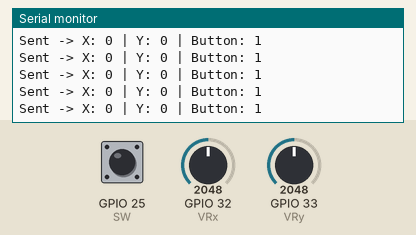
This sketch was run on a simulated ESP32. On the bench: the last lines printed to the serial monitor. The inputs (shaded band) are chosen by the test bench; at power-on: GPIO 32 (VRx) = 2048, GPIO 33 (VRy) = 2048, GPIO 25 (SW) HIGH. Nothing arrives over Bluetooth unless stated; a phone connects over Bluetooth LE 3 s after start.

Above: at 1.2 s.
1.3 s: GPIO 32 (VRx) set to 2866
At 2.1 s:
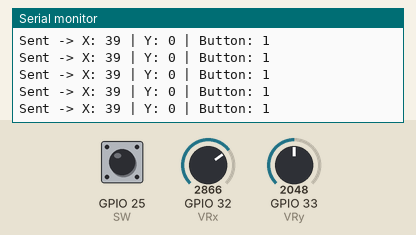
2.8 s: GPIO 33 (VRy) set to 2866
At 3.8 s:
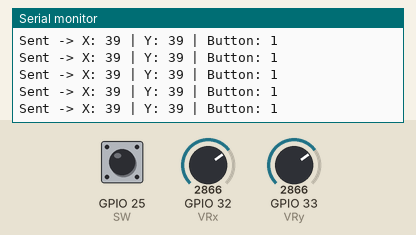
4.3 s: GPIO 25 (SW) pulled LOW for 0.15 s
5.9 s: GPIO 32 (VRx) set to 3603
At 6.5 s:
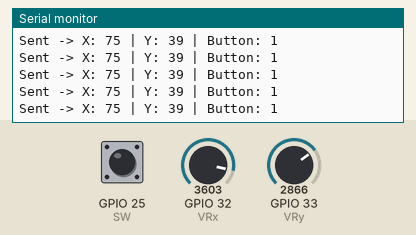
7.4 s: GPIO 25 (SW) pulled LOW for 1 s
9.9 s: GPIO 33 (VRy) set to 3603
At 11.0 s:
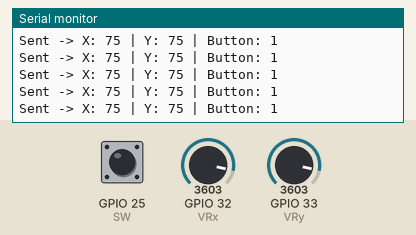
Timing chart, 0 to 12.4 s (numbered marks = the images above; inputs shaded):
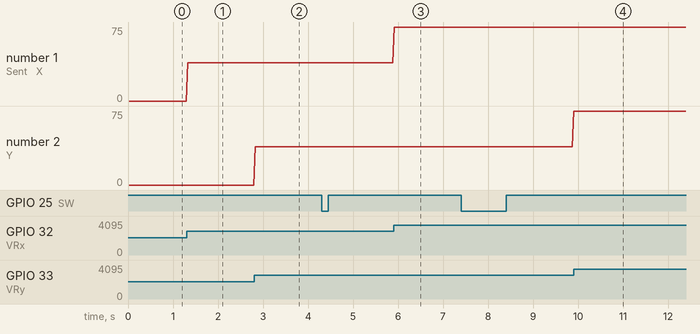

Measured:
- after the input at 1.3 s, the serial monitor: prints a new line at once (image 1)
- after the input at 2.8 s, the serial monitor: prints a new line at once (image 2)
- after the input at 5.9 s, the serial monitor: prints a new line at once (image 3)
- after the input at 9.9 s, the serial monitor: prints a new line at once (image 4)
- plotted number 1: 0 → 39 after the input at 1.3 s, 39 → 75 after the input at 5.9 s

The sketch:

sender.ino
```cpp
#include <BLEDevice.h>
#include <BLEServer.h>
#include <BLEUtils.h>
#include <BLE2902.h>

const int VRx = 32;
const int VRy = 33;
const int SW  = 25;

// BLE service and characteristic UUIDs
#define SERVICE_UUID        "12345678-1234-1234-1234-1234567890ab"
#define CHARACTERISTIC_UUID "abcd1234-5678-1234-5678-abcdef123456"

BLECharacteristic *pCharacteristic;
unsigned long previousMillis = 0;
const long interval = 30; // send every 30ms

void setup() {
  Serial.begin(115200);
  pinMode(SW, INPUT_PULLUP);

  // Initialize BLE
  BLEDevice::init("JoystickSender");
  BLEServer *pServer = BLEDevice::createServer();
  BLEService *pService = pServer->createService(SERVICE_UUID);

  pCharacteristic = pService->createCharacteristic(
                      CHARACTERISTIC_UUID,
                      BLECharacteristic::PROPERTY_NOTIFY
                    );

  pCharacteristic->addDescriptor(new BLE2902());
  pService->start();
  BLEAdvertising *pAdvertising = BLEDevice::getAdvertising();
  pAdvertising->addServiceUUID(SERVICE_UUID);
  pAdvertising->start();

  Serial.println("BLE Joystick Sender Ready...");
}

void loop() {
  unsigned long currentMillis = millis();
  if (currentMillis - previousMillis >= interval) {
    previousMillis = currentMillis;

    int xValue = analogRead(VRx);
    int yValue = analogRead(VRy);
    int buttonState = digitalRead(SW);

    int xMapped = map(xValue, 0, 4095, -100, 100);
    int yMapped = map(yValue, 0, 4095, -100, 100);

    int data[3] = {xMapped, yMapped, buttonState};
    pCharacteristic->setValue((uint8_t*)&data, sizeof(data));
    pCharacteristic->notify(); // send to central

    Serial.print("Sent -> X: "); Serial.print(xMapped);
    Serial.print(" | Y: "); Serial.print(yMapped);
    Serial.print(" | Button: "); Serial.println(buttonState);
  }
}
```
